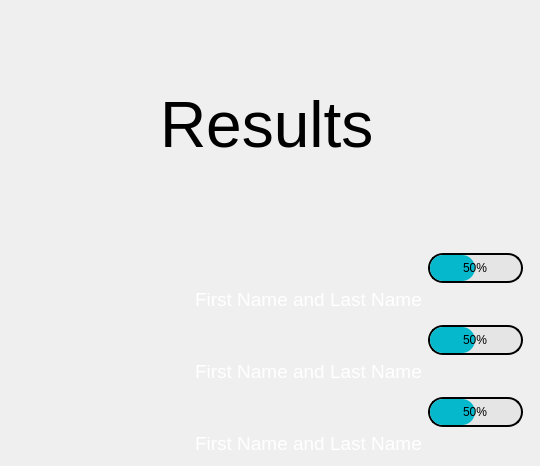
<?xml version="1.0" encoding="UTF-8"?>
<ui version="4.0">
 <class>Dialog</class>
 <widget class="QDialog" name="Dialog">
  <property name="geometry">
   <rect>
    <x>0</x>
    <y>0</y>
    <width>540</width>
    <height>466</height>
   </rect>
  </property>
  <property name="windowTitle">
   <string>Dialog</string>
  </property>
  <property name="windowIcon">
   <iconset resource="guiResource.qrc">
    <normaloff>:/Icon/icon.ico</normaloff>:/Icon/icon.ico</iconset>
  </property>
  <property name="styleSheet">
   <string notr="true">QDialog
{
	border-image: url(:/Background/background.jpg);
}
</string>
  </property>
  <widget class="QWidget" name="gridLayoutWidget">
   <property name="geometry">
    <rect>
     <x>11</x>
     <y>11</y>
     <width>512</width>
     <height>444</height>
    </rect>
   </property>
   <layout class="QGridLayout" name="mainGrid">
    <item row="1" column="1">
     <layout class="QGridLayout" name="rightGrid">
      <item row="0" column="0">
       <layout class="QVBoxLayout" name="verticalLayoutImg_1">
        <property name="topMargin">
         <number>3</number>
        </property>
        <property name="bottomMargin">
         <number>0</number>
        </property>
        <item alignment="Qt::AlignHCenter">
         <widget class="QLabel" name="image_1">
          <property name="font">
           <font>
            <pointsize>22</pointsize>
           </font>
          </property>
          <property name="styleSheet">
           <string notr="true"/>
          </property>
          <property name="text">
           <string>&lt;html&gt;&lt;head/&gt;&lt;body&gt;&lt;p&gt;&lt;img width=&quot;80&quot; height=&quot;80&quot; src=&quot;:/DefaultImage/defualtImage.png&quot;/&gt;&lt;/p&gt;&lt;/body&gt;&lt;/html&gt;</string>
          </property>
         </widget>
        </item>
        <item alignment="Qt::AlignHCenter">
         <widget class="QLabel" name="name_1">
          <property name="font">
           <font>
            <pointsize>14</pointsize>
           </font>
          </property>
          <property name="styleSheet">
           <string notr="true">color: rgb(255, 255, 255);</string>
          </property>
          <property name="text">
           <string>First Name and Last Name</string>
          </property>
         </widget>
        </item>
       </layout>
      </item>
      <item row="2" column="0">
       <layout class="QVBoxLayout" name="verticalLayoutImg_3">
        <property name="topMargin">
         <number>3</number>
        </property>
        <property name="bottomMargin">
         <number>0</number>
        </property>
        <item alignment="Qt::AlignHCenter">
         <widget class="QLabel" name="image_3">
          <property name="font">
           <font>
            <pointsize>22</pointsize>
           </font>
          </property>
          <property name="styleSheet">
           <string notr="true"/>
          </property>
          <property name="text">
           <string>&lt;html&gt;&lt;head/&gt;&lt;body&gt;&lt;p&gt;&lt;img width=&quot;80&quot; height=&quot;80&quot; src=&quot;:/DefaultImage/defualtImage.png&quot;/&gt;&lt;/p&gt;&lt;/body&gt;&lt;/html&gt;</string>
          </property>
         </widget>
        </item>
        <item alignment="Qt::AlignHCenter">
         <widget class="QLabel" name="name_3">
          <property name="font">
           <font>
            <pointsize>14</pointsize>
           </font>
          </property>
          <property name="styleSheet">
           <string notr="true">color: rgb(255, 255, 255);
</string>
          </property>
          <property name="text">
           <string>First Name and Last Name</string>
          </property>
         </widget>
        </item>
       </layout>
      </item>
      <item row="1" column="0">
       <layout class="QVBoxLayout" name="verticalLayoutImg_2">
        <property name="topMargin">
         <number>3</number>
        </property>
        <property name="bottomMargin">
         <number>0</number>
        </property>
        <item alignment="Qt::AlignHCenter">
         <widget class="QLabel" name="image_2">
          <property name="font">
           <font>
            <pointsize>22</pointsize>
           </font>
          </property>
          <property name="styleSheet">
           <string notr="true"/>
          </property>
          <property name="text">
           <string>&lt;html&gt;&lt;head/&gt;&lt;body&gt;&lt;p&gt;&lt;img width=&quot;80&quot; height=&quot;80&quot; src=&quot;:/DefaultImage/defualtImage.png&quot;/&gt;&lt;/p&gt;&lt;/body&gt;&lt;/html&gt;</string>
          </property>
         </widget>
        </item>
        <item alignment="Qt::AlignHCenter">
         <widget class="QLabel" name="name_2">
          <property name="font">
           <font>
            <pointsize>14</pointsize>
           </font>
          </property>
          <property name="styleSheet">
           <string notr="true">color: rgb(255, 255, 255);</string>
          </property>
          <property name="text">
           <string>First Name and Last Name</string>
          </property>
         </widget>
        </item>
       </layout>
      </item>
      <item row="0" column="1">
       <layout class="QVBoxLayout" name="verticalLayoutPro_1">
        <property name="bottomMargin">
         <number>20</number>
        </property>
        <item>
         <widget class="QProgressBar" name="progressBar_1">
          <property name="sizePolicy">
           <sizepolicy hsizetype="Minimum" vsizetype="Minimum">
            <horstretch>0</horstretch>
            <verstretch>0</verstretch>
           </sizepolicy>
          </property>
          <property name="maximumSize">
           <size>
            <width>16777215</width>
            <height>30</height>
           </size>
          </property>
          <property name="styleSheet">
           <string notr="true">.QProgressBar 
{
	text-align: center;
	border-radius:15px;
	border: 2px solid black;
	color: black; 
	background-color: rgb(229, 229, 229);

}
.QProgressBar::chunk
{

background-color: #05B8CC;
border-bottom-right-radius: 13px;
border-bottom-left-radius: 13px;
border-top-left-radius: 13px;
border-top-right-radius: 13px;
}</string>
          </property>
          <property name="value">
           <number>50</number>
          </property>
          <property name="invertedAppearance">
           <bool>false</bool>
          </property>
         </widget>
        </item>
       </layout>
      </item>
      <item row="1" column="1">
       <layout class="QVBoxLayout" name="verticalLayoutPro_2">
        <property name="bottomMargin">
         <number>20</number>
        </property>
        <item>
         <widget class="QProgressBar" name="progressBar_2">
          <property name="sizePolicy">
           <sizepolicy hsizetype="Minimum" vsizetype="Minimum">
            <horstretch>0</horstretch>
            <verstretch>0</verstretch>
           </sizepolicy>
          </property>
          <property name="maximumSize">
           <size>
            <width>16777215</width>
            <height>30</height>
           </size>
          </property>
          <property name="styleSheet">
           <string notr="true">.QProgressBar 
{
	text-align: center;
	border-radius:15px;
	border: 2px solid black;
	color: black; 
	background-color: rgb(229, 229, 229);

}
.QProgressBar::chunk
{

background-color: #05B8CC;
border-bottom-right-radius: 13px;
border-bottom-left-radius: 13px;
border-top-left-radius: 13px;
border-top-right-radius: 13px;
}</string>
          </property>
          <property name="value">
           <number>50</number>
          </property>
          <property name="invertedAppearance">
           <bool>false</bool>
          </property>
         </widget>
        </item>
       </layout>
      </item>
      <item row="2" column="1">
       <layout class="QVBoxLayout" name="verticalLayoutPro_3">
        <property name="bottomMargin">
         <number>20</number>
        </property>
        <item>
         <widget class="QProgressBar" name="progressBar_3">
          <property name="sizePolicy">
           <sizepolicy hsizetype="Minimum" vsizetype="Minimum">
            <horstretch>0</horstretch>
            <verstretch>0</verstretch>
           </sizepolicy>
          </property>
          <property name="maximumSize">
           <size>
            <width>16777215</width>
            <height>30</height>
           </size>
          </property>
          <property name="styleSheet">
           <string notr="true">.QProgressBar 
{
	text-align: center;
	border-radius:15px;
	border: 2px solid black;
	color: black; 
	background-color: rgb(229, 229, 229);

}
.QProgressBar::chunk
{

background-color: #05B8CC;
border-bottom-right-radius: 13px;
border-bottom-left-radius: 13px;
border-top-left-radius: 13px;
border-top-right-radius: 13px;
}</string>
          </property>
          <property name="value">
           <number>50</number>
          </property>
          <property name="invertedAppearance">
           <bool>false</bool>
          </property>
         </widget>
        </item>
       </layout>
      </item>
     </layout>
    </item>
    <item row="1" column="0">
     <widget class="QLabel" name="imageToIdetify">
      <property name="font">
       <font>
        <pointsize>28</pointsize>
       </font>
      </property>
      <property name="text">
       <string>&lt;html&gt;&lt;head/&gt;&lt;body&gt;&lt;p&gt;&lt;img src=&quot;:/DefaultImage/defualtImage.png&quot; width=&quot;160&quot;/&gt;&lt;/p&gt;&lt;/body&gt;&lt;/html&gt;</string>
      </property>
     </widget>
    </item>
    <item row="0" column="0" colspan="2" alignment="Qt::AlignHCenter|Qt::AlignVCenter">
     <widget class="QLabel" name="title">
      <property name="font">
       <font>
        <pointsize>48</pointsize>
       </font>
      </property>
      <property name="text">
       <string>Results</string>
      </property>
     </widget>
    </item>
   </layout>
  </widget>
 </widget>
 <resources>
  <include location="guiResource.qrc"/>
 </resources>
 <connections/>
</ui>
